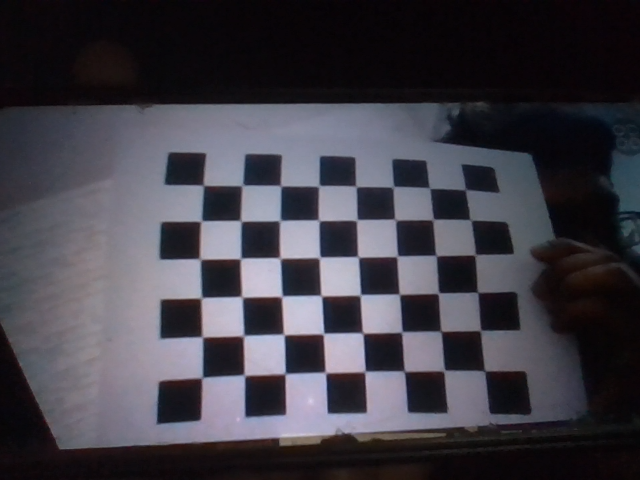
#> input picture Camera Calibration Code file/test0.png, 640 x 480 px
$ python calibration.py
#> lines starting #> are read from the running program, lines starting #| are printed output that depends on the picture; after the words box and inside, x2 and y2 are one past the last pixel; in counts of white or black regions, pixels touching at a corner belong together; long printed decimals are rounded
import numpy as np
import cv2 as cv
import glob


################ FIND CHESSBOARD CORNERS - OBJECT POINTS AND IMAGE POINTS #############################

chessboardSize = (8,6)
frameSize = (640,480)


# termination criteria
criteria = (cv.TERM_CRITERIA_EPS + cv.TERM_CRITERIA_MAX_ITER, 30, 0.001)


# prepare object points, like (0,0,0), (1,0,0), (2,0,0) ....,(6,5,0)
objp = np.zeros((chessboardSize[0] * chessboardSize[1], 3), np.float32)
objp[:,:2] = np.mgrid[0:chessboardSize[0],0:chessboardSize[1]].T.reshape(-1,2)

size_of_chessboard_squares_mm = 20
objp = objp * size_of_chessboard_squares_mm


# Arrays to store object points and image points from all the images.
objpoints = [] # 3d point in real world space
imgpoints = [] # 2d points in image plane.


images =["test0.png","test1.png"]

for image in images:

    img = cv.imread(image)
#> img is the input picture: shape (480, 640, 3); mean B, G, R 70.3, 61.9, 64.3
    gray = cv.cvtColor(img, cv.COLOR_BGR2GRAY)
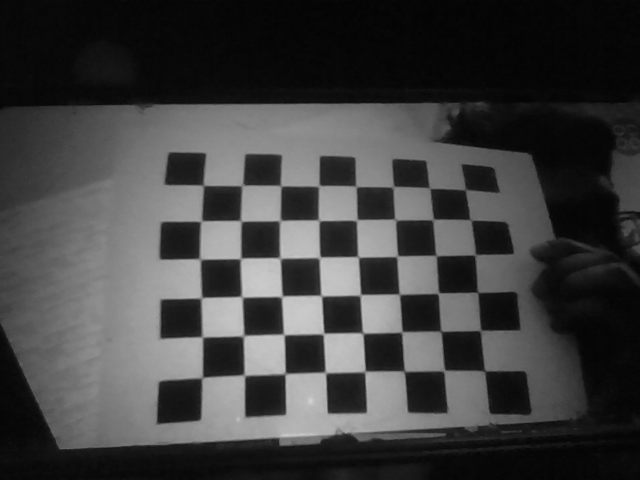
#> gray: shape (480, 640); min 2, max 214, mean 63.6

    # Find the chess board corners
    ret, corners = cv.findChessboardCorners(gray, chessboardSize, None)
#> ret = True; corners = 48 rows, first 8: [203.3, 185.6], [242.2, 185.1], [281, 186.5], [319.4, 185], [356.5, 187], [393.1, 187], [429.9, 188.5], [465.4, 189.5]
    print(ret)
#| True

    # If found, add object points, image points (after refining them)
    if ret == True:

        objpoints.append(objp)
        corners2 = cv.cornerSubPix(gray, corners, (11,11), (-1,-1), criteria)
#> corners2 = 48 rows, first 8: [203.3, 185.2], [242.3, 185.4], [280.6, 185.6], [318.9, 185.9], [355.9, 186.4], [393.3, 186.7], [429.6, 188.2], [465.3, 189.6]
        imgpoints.append(corners)

        # Draw and display the corners
        cv.drawChessboardCorners(img, chessboardSize, corners2, ret)
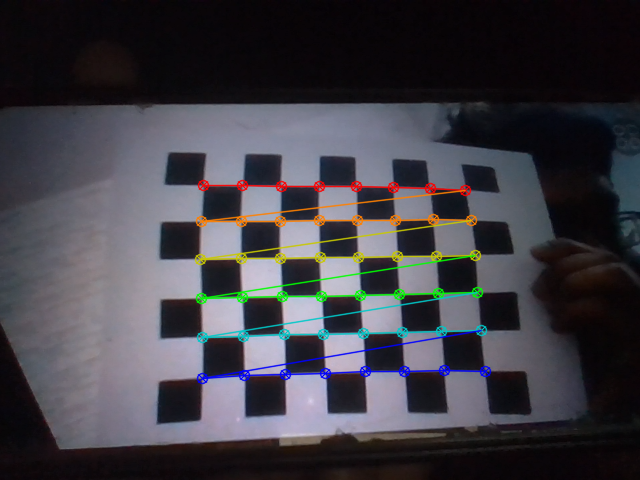
#> img: shape (480, 640, 3); 4.14% of pixels changed, all inside (x1, y1, x2, y2) = (194, 179, 492, 385)
        cv.imshow('img', img)
        cv.waitKey(500)
#> pass 2 of the loop `for image in images:`:
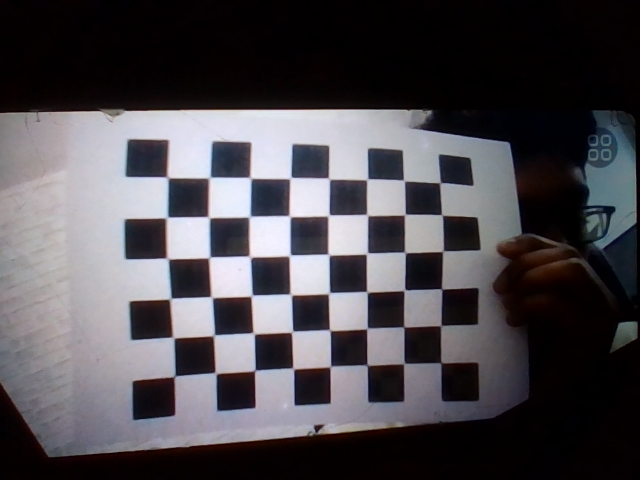
#> input picture Camera Calibration Code file/test1.png, 640 x 480 px
#> img is the input picture: shape (480, 640, 3); mean B, G, R 79.4, 74.3, 77.5
#> `gray = cv.cvtColor(img, cv.COLOR_BGR2GRAY)`:
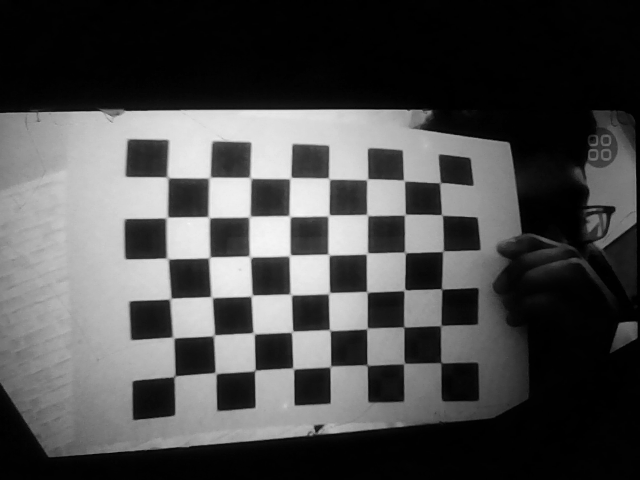
#> gray: shape (480, 640); min 0, max 246, mean 75.9
#> corners = 48 rows, first 8: [167.4, 177], [209.5, 177.5], [250.2, 177.7], [291.8, 177], [328, 177.4], [368, 178.5], [403.3, 179.7], [440.3, 182.6]
#| True
#> corners2 = 48 rows, first 8: [167.4, 177.4], [209.4, 177.5], [250.4, 177.8], [290.4, 178], [328.9, 178.6], [367.3, 179.2], [404, 180.6], [440, 182.6]
#> `cv.drawChessboardCorners(img, chessboardSize, corners2, ret)`:
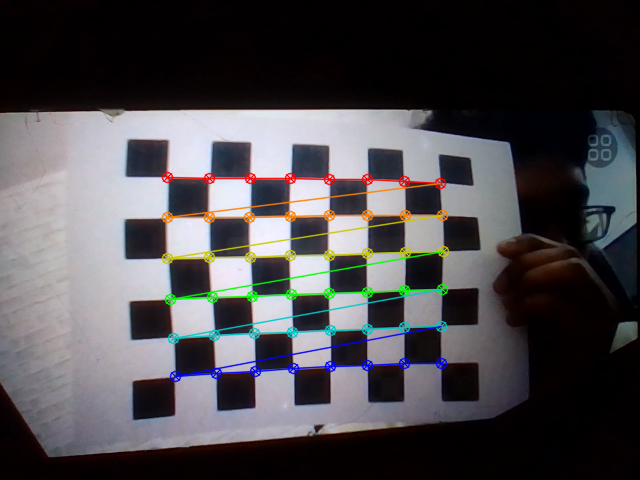
#> img: shape (480, 640, 3); 4.12% of pixels changed, all inside (x1, y1, x2, y2) = (161, 171, 450, 383)


cv.destroyAllWindows()


############## CALIBRATION #######################################################

ret, cameraMatrix, dist, rvecs, tvecs = cv.calibrateCamera(objpoints, imgpoints, frameSize, None, None)
#> ret = 1.01; cameraMatrix = [[665.9, 0, 447.5], [0, 638.8, 310], [0, 0, 1]]; dist = [[-1.12, 5.12, -0.00622, -0.00349, -9.2]]; rvecs = ([-0.185, -0.294, -0.0503], [0.121, -0.373, -0.0185]); tvecs = ([-123.6, -65.01, 305.2], [-133.5, -65.25, 284.7])

print("Camera Matrix",cameraMatrix)
#| Camera Matrix [[665.943   0.         447.544]
#|  [  0.         638.828 309.966]
#|  [  0.           0.           1.        ]]
print("distortion",dist)
#| distortion [[-1.12221061e+00  5.12340083e+00 -6.22487793e-03 -3.49400957e-03
#|   -9.20120252e+00]]
